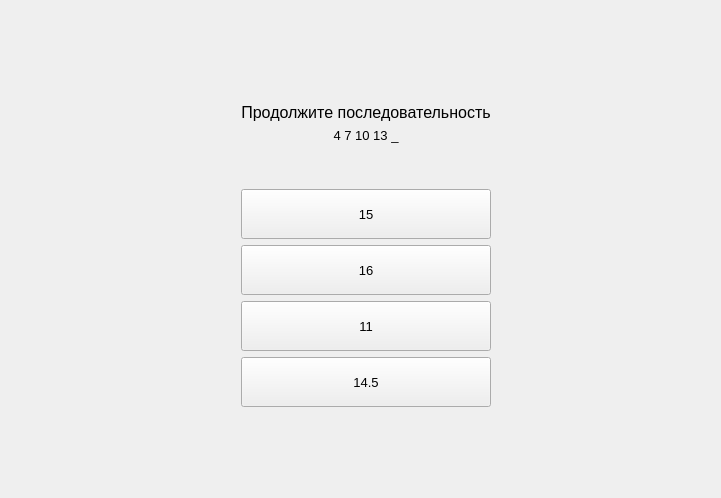
      <widget class="QWidget" name="page_7">
       <layout class="QGridLayout" name="gridLayout_13">
        <property name="rightMargin">
         <number>0</number>
        </property>
        <property name="bottomMargin">
         <number>0</number>
        </property>
        <property name="spacing">
         <number>0</number>
        </property>
        <item row="0" column="0">
         <widget class="QWidget" name="widget_7" native="true">
          <layout class="QGridLayout" name="gridLayout_14">
           <item row="3" column="1">
            <spacer name="verticalSpacer_20">
             <property name="orientation">
              <enum>Qt::Vertical</enum>
             </property>
             <property name="sizeType">
              <enum>QSizePolicy::Minimum</enum>
             </property>
             <property name="sizeHint" stdset="0">
              <size>
               <width>20</width>
               <height>40</height>
              </size>
             </property>
            </spacer>
           </item>
           <item row="5" column="2">
            <spacer name="horizontalSpacer_14">
             <property name="orientation">
              <enum>Qt::Horizontal</enum>
             </property>
             <property name="sizeHint" stdset="0">
              <size>
               <width>221</width>
               <height>20</height>
              </size>
             </property>
            </spacer>
           </item>
           <item row="6" column="1">
            <widget class="QPushButton" name="pushButton_21">
             <property name="minimumSize">
              <size>
               <width>0</width>
               <height>50</height>
              </size>
             </property>
             <property name="font">
              <font>
               <pointsize>10</pointsize>
              </font>
             </property>
             <property name="text">
              <string>11</string>
             </property>
            </widget>
           </item>
           <item row="2" column="1">
            <widget class="QLabel" name="label_11">
             <property name="font">
              <font>
               <pointsize>10</pointsize>
              </font>
             </property>
             <property name="text">
              <string>4 7 10 13 _</string>
             </property>
             <property name="alignment">
              <set>Qt::AlignCenter</set>
             </property>
            </widget>
           </item>
           <item row="5" column="1">
            <widget class="QPushButton" name="pushButton_20">
             <property name="minimumSize">
              <size>
               <width>0</width>
               <height>50</height>
              </size>
             </property>
             <property name="font">
              <font>
               <pointsize>10</pointsize>
              </font>
             </property>
             <property name="text">
              <string>16</string>
             </property>
            </widget>
           </item>
           <item row="4" column="0" rowspan="2">
            <spacer name="horizontalSpacer_13">
             <property name="orientation">
              <enum>Qt::Horizontal</enum>
             </property>
             <property name="sizeHint" stdset="0">
              <size>
               <width>221</width>
               <height>20</height>
              </size>
             </property>
            </spacer>
           </item>
           <item row="1" column="1">
            <widget class="QLabel" name="label_10">
             <property name="font">
              <font>
               <pointsize>12</pointsize>
              </font>
             </property>
             <property name="text">
              <string>Продолжите последовательность</string>
             </property>
             <property name="alignment">
              <set>Qt::AlignCenter</set>
             </property>
            </widget>
           </item>
           <item row="7" column="1">
            <widget class="QPushButton" name="pushButton_22">
             <property name="minimumSize">
              <size>
               <width>0</width>
               <height>50</height>
              </size>
             </property>
             <property name="font">
              <font>
               <pointsize>10</pointsize>
              </font>
             </property>
             <property name="text">
              <string>14.5</string>
             </property>
            </widget>
           </item>
           <item row="8" column="1">
            <spacer name="verticalSpacer_18">
             <property name="orientation">
              <enum>Qt::Vertical</enum>
             </property>
             <property name="sizeHint" stdset="0">
              <size>
               <width>20</width>
               <height>82</height>
              </size>
             </property>
            </spacer>
           </item>
           <item row="4" column="1">
            <widget class="QPushButton" name="pushButton_19">
             <property name="minimumSize">
              <size>
               <width>0</width>
               <height>50</height>
              </size>
             </property>
             <property name="font">
              <font>
               <pointsize>10</pointsize>
              </font>
             </property>
             <property name="text">
              <string>15</string>
             </property>
            </widget>
           </item>
           <item row="0" column="1">
            <spacer name="verticalSpacer_19">
             <property name="orientation">
              <enum>Qt::Vertical</enum>
             </property>
             <property name="sizeHint" stdset="0">
              <size>
               <width>20</width>
               <height>83</height>
              </size>
             </property>
            </spacer>
           </item>
          </layout>
         </widget>
        </item>
       </layout>
      </widget>
